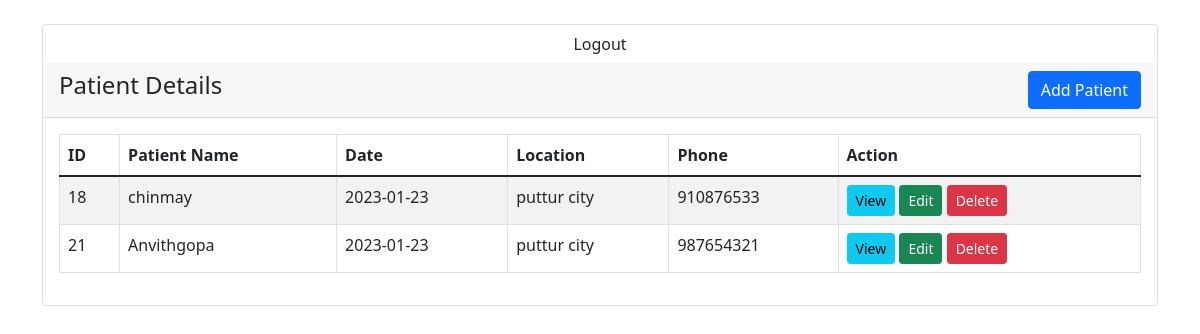
The page /useracc.php (signed in) on the database its author committed.
### tables this page shows
CREATE TABLE `patient` (
  `patientid` int(10) UNSIGNED NOT NULL,
  `userid` int(11) NOT NULL,
  `name` varchar(100) NOT NULL,
  `date` date NOT NULL,
  `location` varchar(100) NOT NULL,
  `phone` varchar(10) NOT NULL
);

### useracc.php (the view, shortened to what this page needs)
<?php
    require 'connect.php';
?>
<!doctype html>
<html lang="en">
  <head>
    <link href="https://cdn.jsdelivr.net/npm/bootstrap@5.1.3/dist/css/bootstrap.min.css" rel="stylesheet">
</head>
<body>
    <div class="container mt-4">
        <div class="row">
            <div class="col-md-12">
                <div class="card">
                <a href = "logout.php" class = "btn float-end">Logout</a>
                    <div class="card-header">
                        <h4>Patient Details
                            <a href="usercreate.php" class="btn btn-primary float-end">Add Patient</a>
                        </h4>
                    </div>
                    <div class="card-body">
                        <table class="table table-bordered table-striped">
                            <thead>
                                <tr>
                                    <th>ID</th>
                                    <th>Patient Name</th>
                                    <th>Date</th>
                                    <th>Location</th>
                                    <th>Phone</th>
                                    <th>Action</th>
                                </tr>
                            </thead>
                            <tbody>
                                <?php
                                    $query = "SELECT patientid,name,date,location,phone FROM patient WHERE userid='$_SESSION[userid]'";
                                    $query_run = mysqli_query($conn, $query);
                                    if(mysqli_num_rows($query_run) > 0)
                                    {
                                    foreach ($query_run as $patient) {
                                            ?>
                                            <tr>
                                                <td><?= $patient['patientid']; ?></td>
                                                <td><?= $patient['name']; ?></td>
                                                <td><?= $patient['date']; ?></td>
                                                <td><?= $patient['location']; ?></td>
                                                <td><?= $patient['phone']; ?></td>
                                                <td>
                                                    <a href="userview.php?patientid=<?= $patient['patientid']; ?>" class="btn btn-info btn-sm">View</a>
                                                    <a href="useredit.php?patientid=<?= $patient['patientid']; ?>" class="btn btn-success btn-sm">Edit</a>
                                                    <form action="code.php" method="POST" class="d-inline">
                                                        <button type="submit" name="delete_patient" value="<?= $patient['patientid']; ?>" class="btn btn-danger btn-sm">Delete</button>
                                                    </form>
                                                </td>
                                            </tr>
                                            <?php
                                        }
                                    }
                                    else
                                    {
                                        echo "<h5> No Record Found </h5>";
                                    }
                                ?>
                            </tbody>
                        </table>
                    </div>
                </div>
            </div>
        </div>
    </div>
</body>
</html>

### rows shown on the page
patient: patientid "18", name "chinmay", date "2023-01-23", location "puttur city", phone "910876533"
patient: patientid "21", name "Anvithgopa", date "2023-01-23", location "puttur city", phone "987654321"
